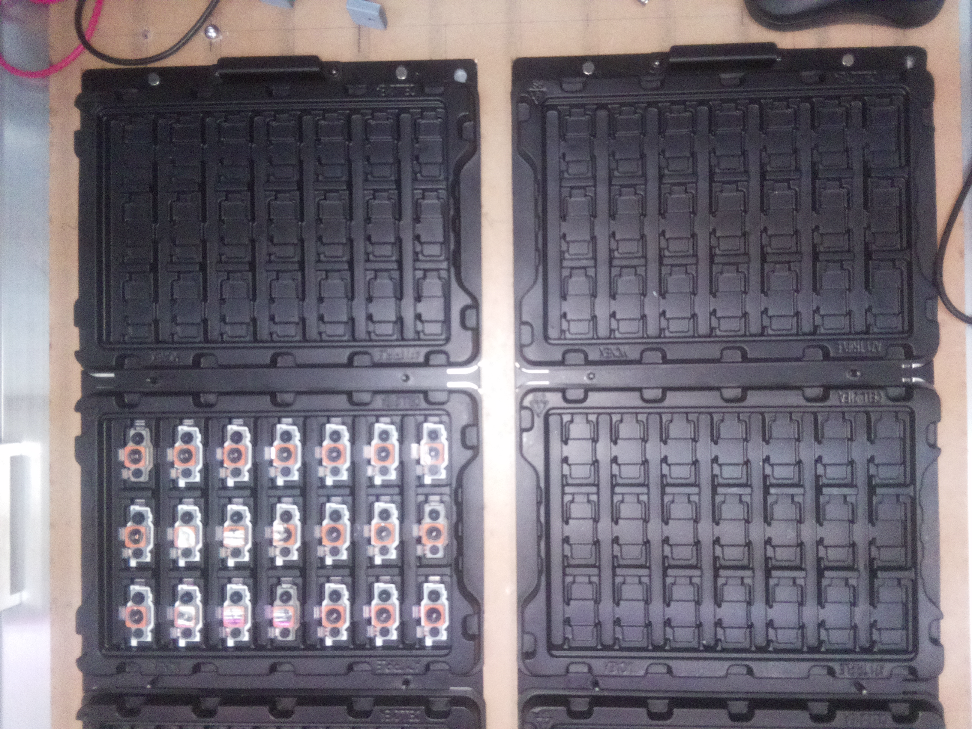
#> input picture image/cam/0.png, 972 x 729 px; its folder holds only this picture in this run
$ python -i detectYesNo.py   (imports and definitions only)
#> lines starting #> are read from the running program, lines starting #| are printed output that depends on the picture
#> further down, picture is the input picture: shape (729, 972, 3); mean B, G, R 118.3, 108.9, 114.5
import glob
import pickle
import os
import cv2
import numpy as np
import test

drawing = False
rec = []
# [60 lines left out: functions draw_rectange, get_mask, kl_distance, not called in this run]

def having_cam(img, no_cam_dir, cam_dir, channel=2):

    if channel < 0:
        img = cv2.cvtColor(img, cv2.COLOR_BGR2GRAY)
    else:
        img = [img[:,:,channel]]

    hist_img = cv2.calcHist(img, [0], None, [256], [0, 256])
    s_no_cam = 0
    s_cam = 0

    for no_cam_img in glob.glob("{}/*".format(no_cam_dir)):

        im = cv2.imread(no_cam_img)
        if channel < 0:
            im = cv2.cvtColor(im, cv2.COLOR_BGR2GRAY)
        else:
            im = [im[:,:,channel]]

        hist_no_cam = cv2.calcHist(im, [0], None, [256], [0, 256])
        s_no_cam += kl_distance(hist_img, hist_no_cam, norm=False)

    for cam_img in glob.glob("{}/*".format(cam_dir)):

        im = cv2.imread(cam_img)
        if channel < 0:
            im = cv2.cvtColor(im, cv2.COLOR_BGR2GRAY)
        else:
            im = [im[:,:,channel]]

        hist_cam = cv2.calcHist(im, [0], None, [256], [0, 256])
        s_cam += kl_distance(hist_img, hist_cam, norm=False)
    # print(s_cam, s_no_cam)
    return s_cam < s_no_cam

# [52 lines left out: functions get_data_with_fixed_coords, testWithImage, not called in this run]
        # return data

def runDetectImage(img):
    areas = pickle.load(open("/home/pi/mcnex_v2/center.txt", 'rb'))
#> (reads center.txt from the repository)
    data = np.array([])  # data of center
    count = 0
    for area in areas:
        roi = img[area[0][1]:area[1][1], area[0][0]:area[1][0]]
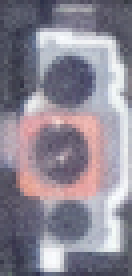
#> roi: shape (69, 33, 3) (shown 4 times larger); mean B, G, R 148.1, 135.4, 141.2
        th = having_cam(roi, "/home/pi/mcnex_v2/new_cropped/no_cam/{}".format(count),\
                            "/home/pi/mcnex_v2/new_cropped/cam/{}".format(count))
#> in having_cam, `hist_img = cv2.calcHist(img, [0], None, [256], [0, 256])`: hist_img = 256 values, max 35 at index 79, min 0 at index 0, mean 8.89
#> th = False
        if th > 0:
            # img = cv2.rectangle(img, area[0], area[1], (0, 255, 0), 1)
            data = np.append(data, np.array([1]))
        else:
            # img = cv2.rectangle(img, area[0], area[1], (0, 0, 255), 1)
            data = np.append(data, np.array([0]))
        count += 1
    return data

# [9 lines of commented-out code are left out]

>>> import cv2
>>> picture = cv2.imread('image/cam/0.png')
>>> result = runDetectImage(picture)
#> result = 84 values from 0 to 0
